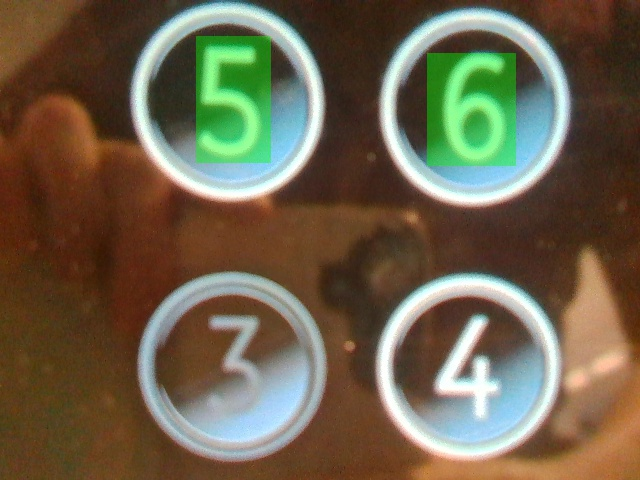
#> input picture pipeline/ocr_test/testfile.jpg, 640 x 480 px, given in place of the camera
$ python shape_finder.py
#> lines starting #> are read from the running program, lines starting #| are printed output that depends on the picture; after the words box and inside, x2 and y2 are one past the last pixel; in counts of white or black regions, pixels touching at a corner belong together
import cv2
import numpy as np

# Function to draw a line between two points
def draw_line(img, point1, point2, color=(0, 255, 0), thickness=2):
    cv2.line(img, tuple(map(int, point1)), tuple(map(int, point2)), color, thickness)

# Function to calculate distance between two points
def calculate_distance(point1, point2):
    return np.sqrt((point1[0] - point2[0]) ** 2 + (point1[1] - point2[1]) ** 2)


class vision:

    def __init__(self, channel):

        self.MAX_HISTORY_LENGTH = 30
        self.MIN_HISTORY_LENGTH = 10
        self.shape_buffer = []

        self.cap = cv2.VideoCapture(channel)

        self.shapes = []

        self.target = []


    def __del__(self):
        self.cap.release()
        cv2.destroyAllWindows()


    def find_circles(self, img):
        output = img.copy()
        # grayscale
        gray = cv2.cvtColor(img, cv2.COLOR_BGR2GRAY)

        # Reduce noise
        gray = cv2.medianBlur(gray, 5)

        # Detect circles
        circles = cv2.HoughCircles(
            gray,
            cv2.HOUGH_GRADIENT,
            dp=1,
            minDist=50,
            param1=100,
            param2=50,
            minRadius=10,
            maxRadius=70 # 50 voor de initiele herkinning voorkomt overbodige herkenning, 80 laat je dichterbij komen
        )
        #! print(circles)
        # Draw only the first detected circle
        if circles is not None:
            circles = np.uint16(np.around(circles))
            for i in circles[0]:
                x, y, r = i
                cv2.circle(output, (x, y), r, (0, 0, 255), 2)  # Circle outline
                cv2.circle(output, (x, y), 2, (0, 0, 255), 3)  # Center point

        return circles


    def draw_frame(self, frame):
        for shape in self.shapes:
            if shape[-1] == "circ":
                if not self.target:
                    cv2.circle(frame, center=shape[0][-1], radius=shape[1], color=(0, 0, 255), thickness=-1)
                else:
                    cv2.circle(frame, center=shape[0][-1], radius=shape[1], color=(0, 255, 0), thickness=-1)


    def update_shapes(self, found, frame):

        if self.target:
            for i in self.shapes:
                # print("i: ", i)
                # print("target: ", self.target)
                if (self.target[0][0] <= i[0][0][0] <= self.target[2][0]) and (self.target[0][1] <= i[0][0][1] <= self.target[2][1]):
                    self.shapes = [i]

        new_shapes = []
        for circ in found:
            center, radius = (circ[0], circ[1]), circ[2]

            # Check if circle is already in the list
            found_similar = False
            for existing_circ in self.shapes:
                if existing_circ[-1] != "circ":
                    continue
                if calculate_distance(center, existing_circ[0][-1]) < 20:  # Adjust the threshold as needed
                    print("test")
                    for i in range(1, len(existing_circ[0])):
                        draw_line(frame, existing_circ[0][i - 1], existing_circ[0][i])
                    existing_circ[0].append(center)
                    new_shapes.append(existing_circ)
                    found_similar = True
                    break
            # If no similar circle is found, add the current circle to the list
            if not self.target:
                if not found_similar:
                    history = [center]
                    self.shape_buffer.append((history, radius, "circ"))


                for existing_circ in self.shape_buffer:
                    if existing_circ[-1] != "circ":
                        continue
                    if calculate_distance(center, existing_circ[0][-1]) < 20:  # Adjust the threshold as needed
                        existing_circ[0].append(center)
                        break

        self.shapes = new_shapes

        for i in range(len(self.shape_buffer) - 1, -1, -1):
            # print(self.shape_buffer[i][0])
            if len(self.shape_buffer[i][0]) >= self.MIN_HISTORY_LENGTH:
                self.shapes.append(self.shape_buffer.pop(i))

            # Trim the history to the maximum length

        # print(shapes)
        for i, (history, _, _) in enumerate(self.shapes):
            self.shapes[i] = (history[-self.MAX_HISTORY_LENGTH:], radius, _)

        return self.shapes

    def process_frame(self, frame):
        #find circles
        circles = self.find_circles(frame)
        if circles is not None:
            self.shapes = self.update_shapes(circles[0], frame)
        else:
            for i in range(len(self.shapes)-1, -1, -1):
                if self.shapes[i][-1] == "circ":
                    self.shape_buffer.append(self.shapes.pop(i))
        # if circles is not None:
        #     for circ in circles:
        #         cv2.circle(frame, center=circ[:2], radius=circ[2], color=(0, 0, 255), thickness=-1)

        # find rectagles
        #! TODO

        # update found shapes


        self.draw_frame(frame)
        return self.shapes


if __name__ == '__main__':
    vis = vision(6)
    # vis2 = vision(4)

    while True:
        ret, frame = vis.cap.read()
#> frame is the input picture: shape (480, 640, 3); mean B, G, R 76.3, 98.6, 109.5
        # ret2, frame2 = vis2.cap.read()

        if not ret:
            print("Failed to capture frame")
            break

        # if cv2.waitKey(1) & 0xFF == ord('p'):
        #     print("test")
        #     cv2.imwrite("/home/mike/School/thesis/pipeline/ocr_test/file.jpg", frame)

        vis.shapes = vis.process_frame(frame)
#> in find_circles, `gray = cv2.cvtColor(img, cv2.COLOR_BGR2GRAY)`:
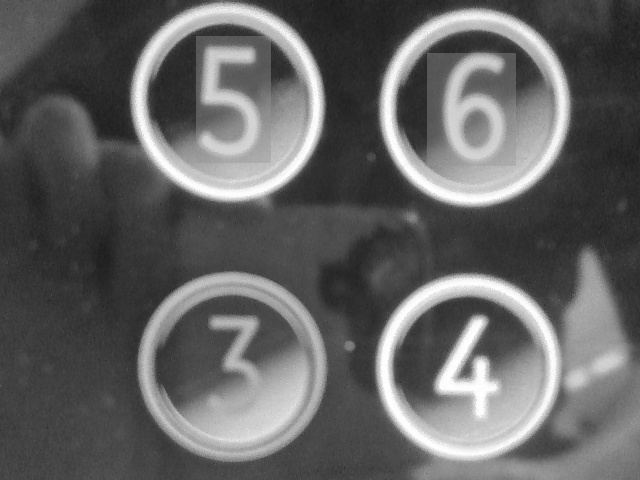
#> gray: shape (480, 640); min 25, max 255, mean 99.3
#> in find_circles, `circles = cv2.HoughCircles( gray, cv2.HOUGH_GRADIENT, dp=1, minDist=50..`: circles = [[226.5, 120.5, 32.1], [472.5, 126.5, 29.7]]
#> in find_circles, `circles = np.uint16(np.around(circles))`: circles = [[226, 120, 32], [472, 126, 30]]
#> the loop in find_circles, `for i in circles[0]:` made 2 passes
#> after the loop in find_circles, `for i in circles[0]:`:
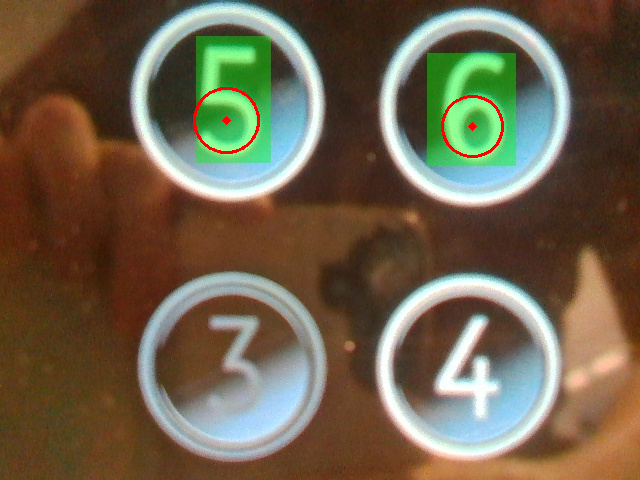
#> output: shape (480, 640, 3); 0.41% of pixels changed, all inside (x1, y1, x2, y2) = (193, 87, 504, 158)
#> the loop in update_shapes, `for circ in found:` made 2 passes
#> (radius, history) on passes 1 to 2: (32, [(226, 120)]), (30, [(472, 126)])
#> after the loop in update_shapes, `for circ in found:`: new_shapes = []; self.shape_buffer = 2 items
#> in update_shapes, `self.shapes = new_shapes`: self.shapes = []
#> the loop in update_shapes, `for i in range(len(self.shape_buffer) - 1, -1, -1):` made 2 passes
#> i on pass 2: 0

        cv2.imshow('Object Tracking', frame)
        # cv2.imshow('Object Tracking2', frame2)

        # Break the loop when 'q' is pressed
        if cv2.waitKey(1) & 0xFF == ord('q'):
#> (key q is pressed here)
            break
        # Break the loop when 'p' is pressed
